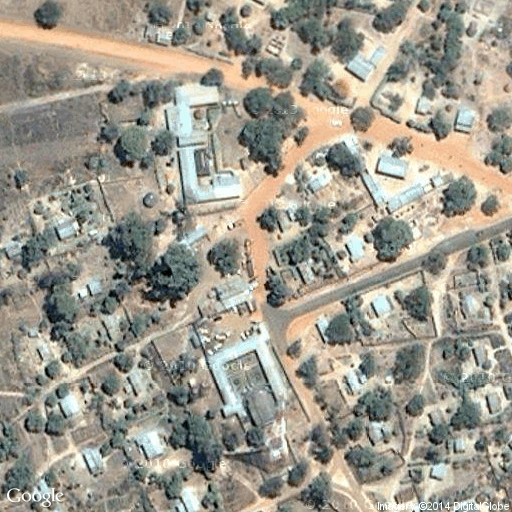
#> input picture images/chibombo1.png, 512 x 512 px
$ python rectDetect.py   (Python 2 division)
#> lines starting #> are read from the running program, lines starting #| are printed output that depends on the picture; after the words box and inside, x2 and y2 are one past the last pixel; in counts of white or black regions, pixels touching at a corner belong together; pictures that were not available may be replaced by others from this repository, and a replacement may not be noted
import cv2 as cv
import numpy as np

fname = '../images/chibombo1.png'
fseg = fname[:-4] + '-veg-subtract-veg-mask.png'

def show_image(img, label='image'):
  cv.imshow(label, img)
  cv.waitKey(0)

# load color image and segmentation
orig = cv.imread(fname)
#> orig is the input picture: shape (512, 512, 3); mean B, G, R 141.6, 154, 158
im = cv.imread(fseg)
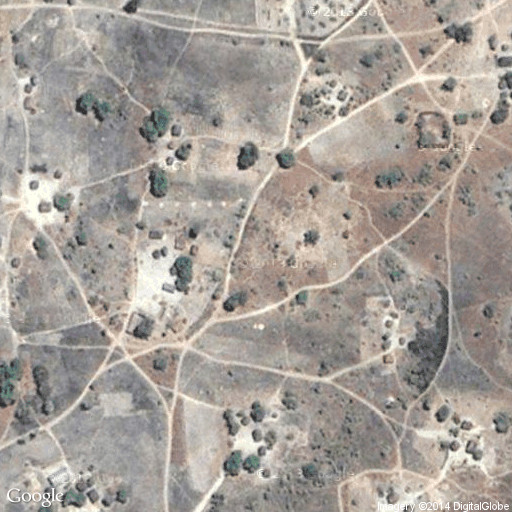
#> input picture images/chibombo2.png, 512 x 512 px, given in place of chibombo1-veg-subtract-veg-mask.png, which was not available
#> im is the input picture: shape (512, 512, 3); mean B, G, R 152.7, 159.3, 166.3
xdim, ydim, nchannels = im.shape
#> xdim = 512; ydim = 512; nchannels = 3

show_image(orig, 'orig')
show_image(im, 'veg-mask')

# morphological opening and closing
kernel = np.ones((3,3), np.uint8)
im = cv.morphologyEx(im, cv.MORPH_OPEN, kernel)
im = cv.morphologyEx(im, cv.MORPH_CLOSE, kernel)

show_image(im, 'open-close')

imcopy = im.copy()
gray = cv.cvtColor(im, cv.COLOR_RGB2GRAY)
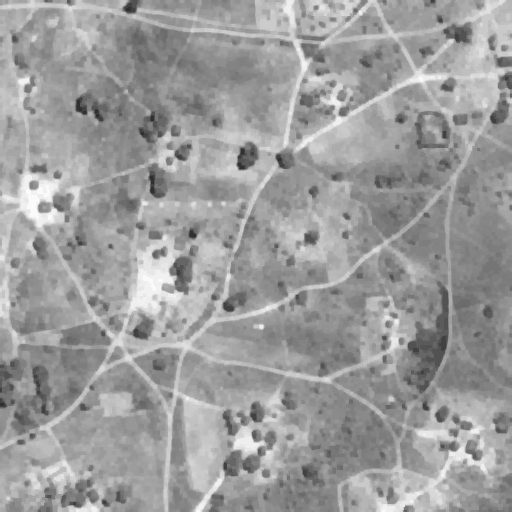
#> gray: shape (512, 512); min 48, max 250, mean 156.7
#thresh = cv.adaptiveThreshold(gray, 255, cv.ADAPTIVE_THRESH_GAUSSIAN_C, cv.THRESH_BINARY, 11, 2)
WINDOW_NAME = "win"


num_buildings = 0

for i in xrange(255):
  # threshold the grayscale image at that value
  binary = np.zeros((xdim, ydim), np.uint8)
  ret, binary = cv.threshold(gray, dst=binary, thresh=i, maxval=255, type=cv.THRESH_OTSU)
  #binary[gray == i] = 255
  #show_image(binary, 'binary')

  # find contours, fit to polygon, and determine if rectangular
  contours, hierarchy = cv.findContours(binary, mode=cv.RETR_LIST, method=cv.CHAIN_APPROX_SIMPLE)

  for c in contours:
    #print str(i) + "th round, " + str(len(c)) + " contours"
    poly = cv.approxPolyDP(np.array(c), 0.07*cv.arcLength(c,True), True)
    carea = cv.contourArea(c)
    polyarea = cv.contourArea(poly)
    hull = cv.convexHull(c)
    hullarea = cv.contourArea(hull)

    # bounding box
    rect = cv.minAreaRect(c)
    box = cv.cv.BoxPoints(rect)
    box = np.int0(box)

    if polyarea > 30 and carea > 30:
      cv.drawContours(im, [c], 0, (0,0,255), 1)
    if len(poly) < 6 and carea > 30: #and carea > 5: #\
        #and abs(polyarea/carea - 1) < 0.25:
      num_buildings += 1
      cv.drawContours(imcopy, [poly], 0, (0,0,255), 1)
      cv.drawContours(orig, [poly], 0, (0,0,255), 1)
#> this loop made 255 passes
#> pass 1, `ret, binary = cv.threshold(gray, dst=binary, thresh=i, maxval=255, typ..`:
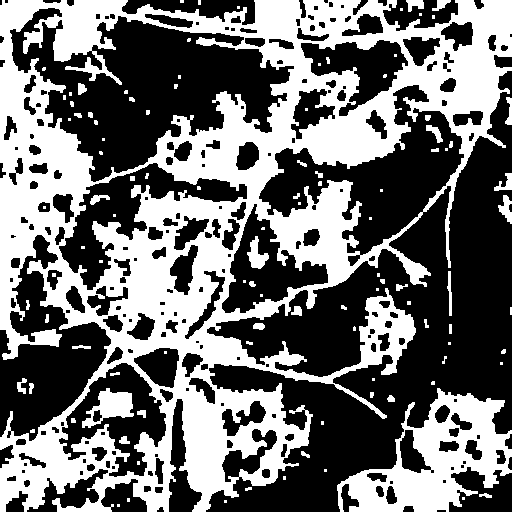
#> binary: shape (512, 512); 43.6% white; 106 white regions (56 under 20 px), largest, box (x1, y1, x2, y2) and area: (0, 0, 512, 512) 100057, (337, 388, 512, 512) 9763, (82, 388, 134, 428) 1026
#> after the loop:
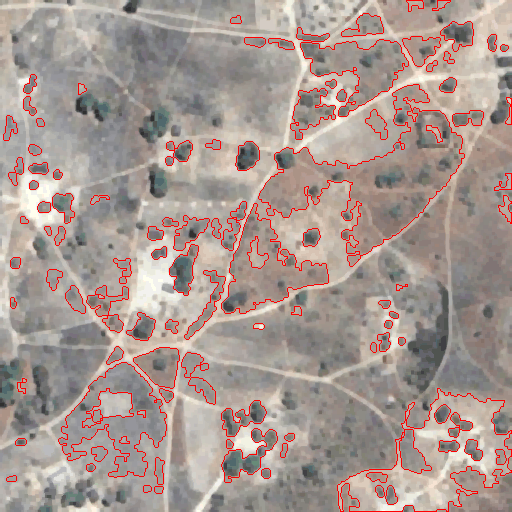
#> im: shape (512, 512, 3); mean B, G, R 145.1, 151.5, 167.7
#> after the loop:
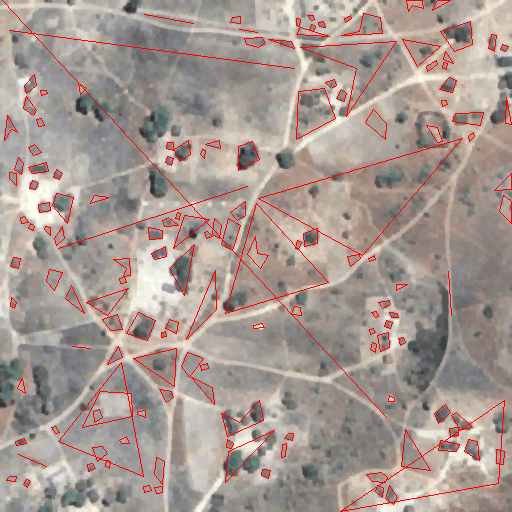
#> imcopy: shape (512, 512, 3); mean B, G, R 146.3, 152.8, 167.8
#> after the loop:
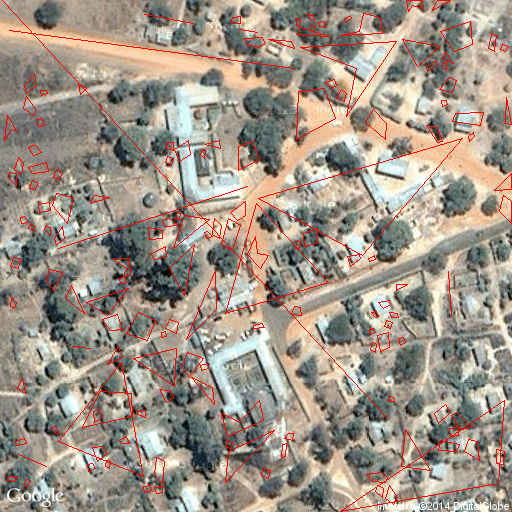
#> orig: shape (512, 512, 3); 3.24% of pixels changed, all inside (x1, y1, x2, y2) = (2, 0, 512, 512)
#> after the loop, num_buildings = 36975

# show images
cv.imshow('all bounding boxes', im)
cv.waitKey(0)

cv.imshow('with some filtering', imcopy)
cv.waitKey(0)
cv.destroyAllWindows()

show_image(orig)

fout = fname[:-4] + '-detect.png'
cv.imwrite(fout, orig)

print num_buildings
#| 36975
